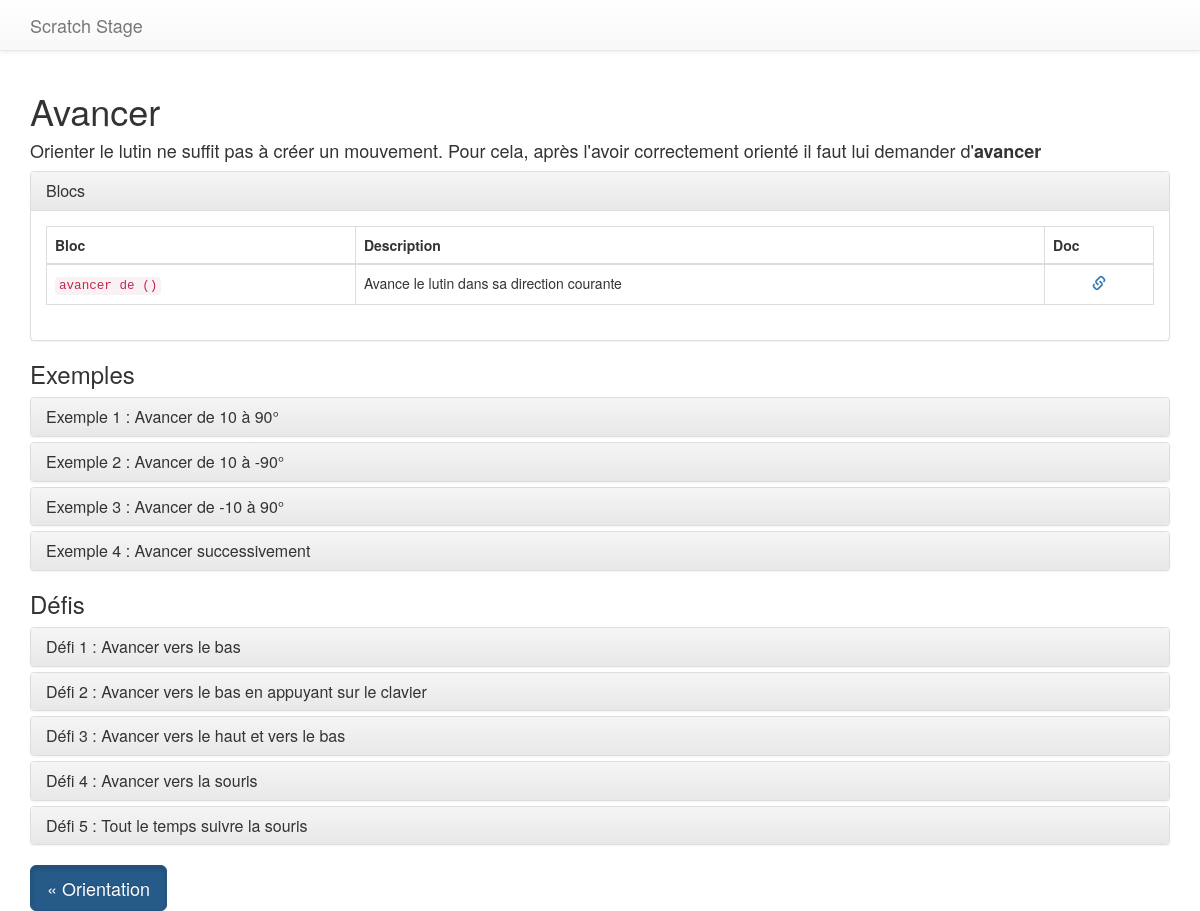
/scratch/concept/Avancer, run on the app's committed database.
### stage_scratch/models.py (models this page shows, shortened)
class Concept(models.Model):
    conceptName = models.CharField(max_length=100)
    conceptPreBlocksDescription = models.TextField(default="")
    conceptPostBlocksDescription = models.TextField(default="", blank=True, null=True)

class ScratchBlock(models.Model):
    blockJson = models.CharField(max_length=200, help_text="Voir : https://github.com/scratchblocks/scratchblocks/blob/master/locales/fr.json")
    blockDescription = models.TextField()
    relatedConcept = models.ForeignKey(Concept, null=True, blank=True, on_delete=models.SET_NULL, help_text="Concept nécessitant l'utilisation de ce bloc")
    additionalBlocks = models.ManyToManyField(ConceptExercise, blank=True, help_text="Blocs additionnels d'un exercice n'ayant pas encore vu au stade du chapitre courant")

class ConceptExample(models.Model):
    exampleName = models.CharField(max_length=100)
    exampleConcept = models.ForeignKey(Concept, null=True, on_delete=models.SET_NULL)
    exampleNumber = models.IntegerField(default=0)
    exampleBlocks = models.TextField(null=True)
    exampleText = models.TextField()
    exampleOnlineProjectId = models.IntegerField(null=True)

class ConceptExercise(models.Model):
    exerciseName = models.CharField(max_length=100)
    exerciseConcept = models.ForeignKey(Concept, null=True, on_delete=models.SET_NULL)
    exerciseNumber = models.IntegerField()
    exerciseStatement = models.TextField()

### stage_scratch/views.py (the view)
# urls.py: path('concept/<str:concept_name>', views.concept, name='concept'),
def concept(request, concept_name):
    conceptInfo = get_object_or_404(Concept, conceptName=concept_name)
    conceptBlocks = conceptInfo.scratchblock_set.all()
    conceptExamples = conceptInfo.conceptexample_set.all()
    conceptExercises = conceptInfo.conceptexercise_set.all()
    nextConcept = Concept.objects.filter(id__gt=conceptInfo.id).order_by('id')[:1].first()
    lastConcept = Concept.objects.filter(id__lt=conceptInfo.id).order_by('id')[:1].first()
    nextConceptName = None
    if nextConcept != None:
        nextConceptName = nextConcept.conceptName
    lastConceptName = None
    if lastConcept != None:
        lastConceptName = lastConcept.conceptName
    context = {
        'concept' : conceptInfo,
        'conceptBlocks' : conceptBlocks,
        'conceptExamples' : conceptExamples,
        'conceptExercises' : conceptExercises,
        'conceptNext' : nextConceptName,
        'conceptLast' : lastConceptName,
    }
    return render(request, 'concept.html', context)

### stage_scratch/templatetags/extraTags.py (called while the page is built)
@register.filter
def addStr(arg1, arg2):
    return str(arg1) + str(arg2)

@register.filter
def orderQueryBy(value, orderByStr):
    return value.order_by(orderByStr)

def word_replace(replace_dict, s):
    for key, val in replace_dict.items():
        s = s.replace(key, val)
    return s

def indexReplace(BbRegexData, datas):
    ret = BbRegexData
    for i in range(len(datas)):
        ret = ret.replace('\\'+str(i+1), str(datas[i]))
    return ret

@register.filter
def replaceBBCode(value):
    for key, val in bbdata.items():
        p = re.compile(key, re.DOTALL)
        value = p.sub(val, value)
    return value

@register.filter
def scratchBlocks(value):
    return indexReplace(bbdata[BbRegex.scratchBlocks], (value,))

@register.filter
def scratchBlock(value):
    return indexReplace(bbdata[BbRegex.scratchBlock], (value,))

@register.filter
def scratchOnlineProject(value):
    return indexReplace(bbdata[BbRegex.scratchProject], (value,))

@register.simple_tag
def spoil(title, content, visible=True, idTitle=None):
    modSpoil = bbdata[BbRegex.spoil]
    if not visible:
        modSpoil = modSpoil.replace(
            'class="panel-collapse collapse in"',
            'class="panel-collapse collapse"'
        )
    if idTitle is None:
        idTitle = title
    idTitle = word_replace({" ": "_"}, idTitle)
    return indexReplace(modSpoil, (title, idTitle, content))

@register.filter
def onlineProjectLink(value):
    return "https://scratch.mit.edu/projects/"+str(value)+"/#editor"

@register.filter
def createScratchWikiLink(value):
    preUrl = "https://fr.scratch-wiki.info/wiki/"
    postUrl = "_(bloc)"
    toReplace = {" ": "_", "[": "(", "]": ")"}
    value = word_replace(toReplace, value)
    return preUrl+value+postUrl

### stage_scratch/templates/concept.html (shortened to what this page needs)
{% extends 'base.html' %}
{% block nav-style %}mkt-nav{% endblock nav-style %}
{% load static %}
{% load extraTags %}
{% load  %}
{% block content %}
    <h1> {{ concept.conceptName }} </h1>
    <h4>{{ concept.conceptPreBlocksDescription|replaceBBCode|safe|linebreaks }}</h4>
    {% autoescape off %}
        {% spoil "Blocs" conceptBlocks|createBlocksTable %}
    {% endautoescape %}
    <h3> Exemples </h3>
    <div class="panel-group" id="accordionExamples">
        {% for example in conceptExamples %}
            <div class="panel panel-default">
                <div class="panel-heading">
                    <h4 class="panel-title">
                        <a data-toggle="collapse" data-parent="#accordionExamples" href="#collapseExample{{ forloop.counter }}">
                            Exemple {{ forloop.counter }} : {{ example.exampleName}}
                        </a>
                    </h4>
                </div>
            </div>
        {% endfor %}
    </div>
    <h3>Défis</h3>
    <div class="panel-group" id="accordionExercises">
        {% for exercise in conceptExercises %}
            <div class="panel panel-default">
                <div class="panel-heading">
                    <h4 class="panel-title">
                        <a data-toggle="collapse" data-parent="#accordionExercises" href="#collapseExercise{{ forloop.counter }}">
                            Défi {{ forloop.counter }} : {{ exercise.exerciseName}}
                        </a>
                    </h4>
                </div>
            </div>
        {% endfor %}
    </div>
    {% if conceptLast != None %}
        <a href="{% url 'concept' conceptLast %}" class="btn btn-primary btn-lg active" role="button" aria-pressed="true">&laquo; {{ conceptLast }}</a>
    {% endif %}
{% endblock content %}

### stage_scratch/templates/base.html (shortened to what this page needs)
<!DOCTYPE html>
<html>
{% load static %}
<head>
    <link rel="stylesheet" href="https://maxcdn.bootstrapcdn.com/bootstrap/3.3.7/css/bootstrap.min.css">
    <link rel="stylesheet" href="https://maxcdn.bootstrapcdn.com/bootstrap/3.3.7/css/bootstrap-theme.min.css">
</head>
<body>
    <header>
        <div class="navbar navbar-default navbar-static-top
        {% block nav-style %}{% endblock %}">
            <div class="container p-none">
                <div class="navbar-header">
                    <a class="navbar-brand" href="/">Scratch Stage</a>
                </div>
            </div>
        </div>
    </header>
    <main role="main" class="container">
      <div class="starter-template">
        {% block content %}{% endblock content %}
      </div>
    </main>
</body>
</html>

### data on the page
Concept: conceptName "Avancer", conceptPreBlocksDescription "Orienter le lutin ne suffit pas à créer un mouvement. Pour cela, après l'avoir correctement orienté il faut lui demander d' avancer", id.blockDescription "Blocs Bloc Description Doc avancer de () Avance le lutin dans sa direction courante"
ConceptExample: exampleName "Avancer de 10 à 90°"
ConceptExample: exampleName "Avancer de 10 à -90°"
ConceptExample: exampleName "Avancer de -10 à 90°"
ConceptExample: exampleName "Avancer successivement"
ConceptExercise: exerciseName "Avancer vers le bas"
ConceptExercise: exerciseName "Avancer vers le bas en appuyant sur le clavier"
ConceptExercise: exerciseName "Avancer vers le haut et vers le bas"
ConceptExercise: exerciseName "Avancer vers la souris"
ConceptExercise: exerciseName "Tout le temps suivre la souris"
Concept: conceptName "Orientation"
